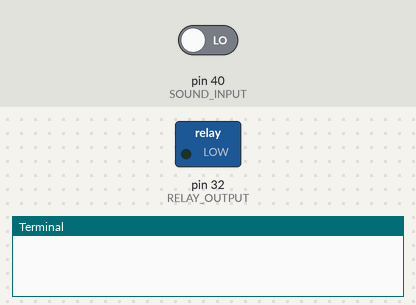
Bench run of a program on a simulated Raspberry Pi (header pin numbers). Shown: switched loads named in the program (green lamp = pin HIGH), the last lines printed to the terminal. Dashed ring = blinking. The inputs (shaded band) are chosen by the test bench; at power-on: pin 40 (SOUND_INPUT) LOW.

Above: at 1.2 s.
1.3 s: pin 40 (SOUND_INPUT) driven HIGH
At 1.7 s:
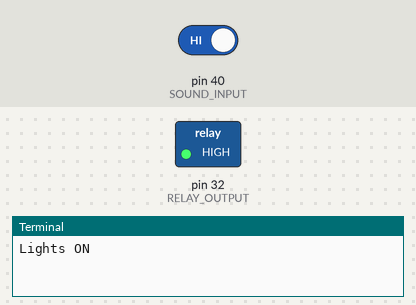
4.3 s: pin 40 (SOUND_INPUT) driven LOW
At 5.2 s:
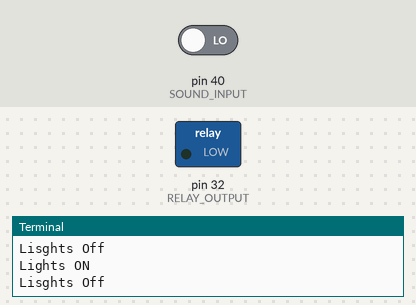
Timing chart, 0 to 7.3 s (numbered marks = the images above; inputs shaded):
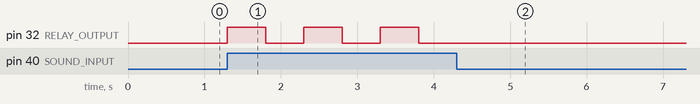

The program:

sound.py
```python
import RPi.GPIO as GPIO
import time
GPIO.setmode(GPIO.BOARD)
SOUND_INPUT=40
RELAY_OUTPUT=32
GPIO.setup(SOUND_INPUT,GPIO.IN)#######Digital input
GPIO.setup(RELAY_OUTPUT,GPIO.OUT)#####Digital output
GPIO.setwarnings(False)
ch_flag=False
try:
    while True:
        if  GPIO.input(SOUND_INPUT)==1:#sound detected
            ch_flag= (not ch_flag)#toggle
            GPIO.output(RELAY_OUTPUT,ch_flag)
            print("Lights ON" if ch_flag else "Lisghts Off")
            time.sleep(.5)
except(KeyboardInterrupt):
    print("cleaning up..")
    GPIO.cleanup()
```

Measured:
- after the input at 1.3 s, pin 32 (RELAY_OUTPUT): alternates HIGH for 0.50 s and LOW for 0.50 s, starting at once
- after the input at 4.3 s, pin 32 (RELAY_OUTPUT): stops changing and stays LOW
